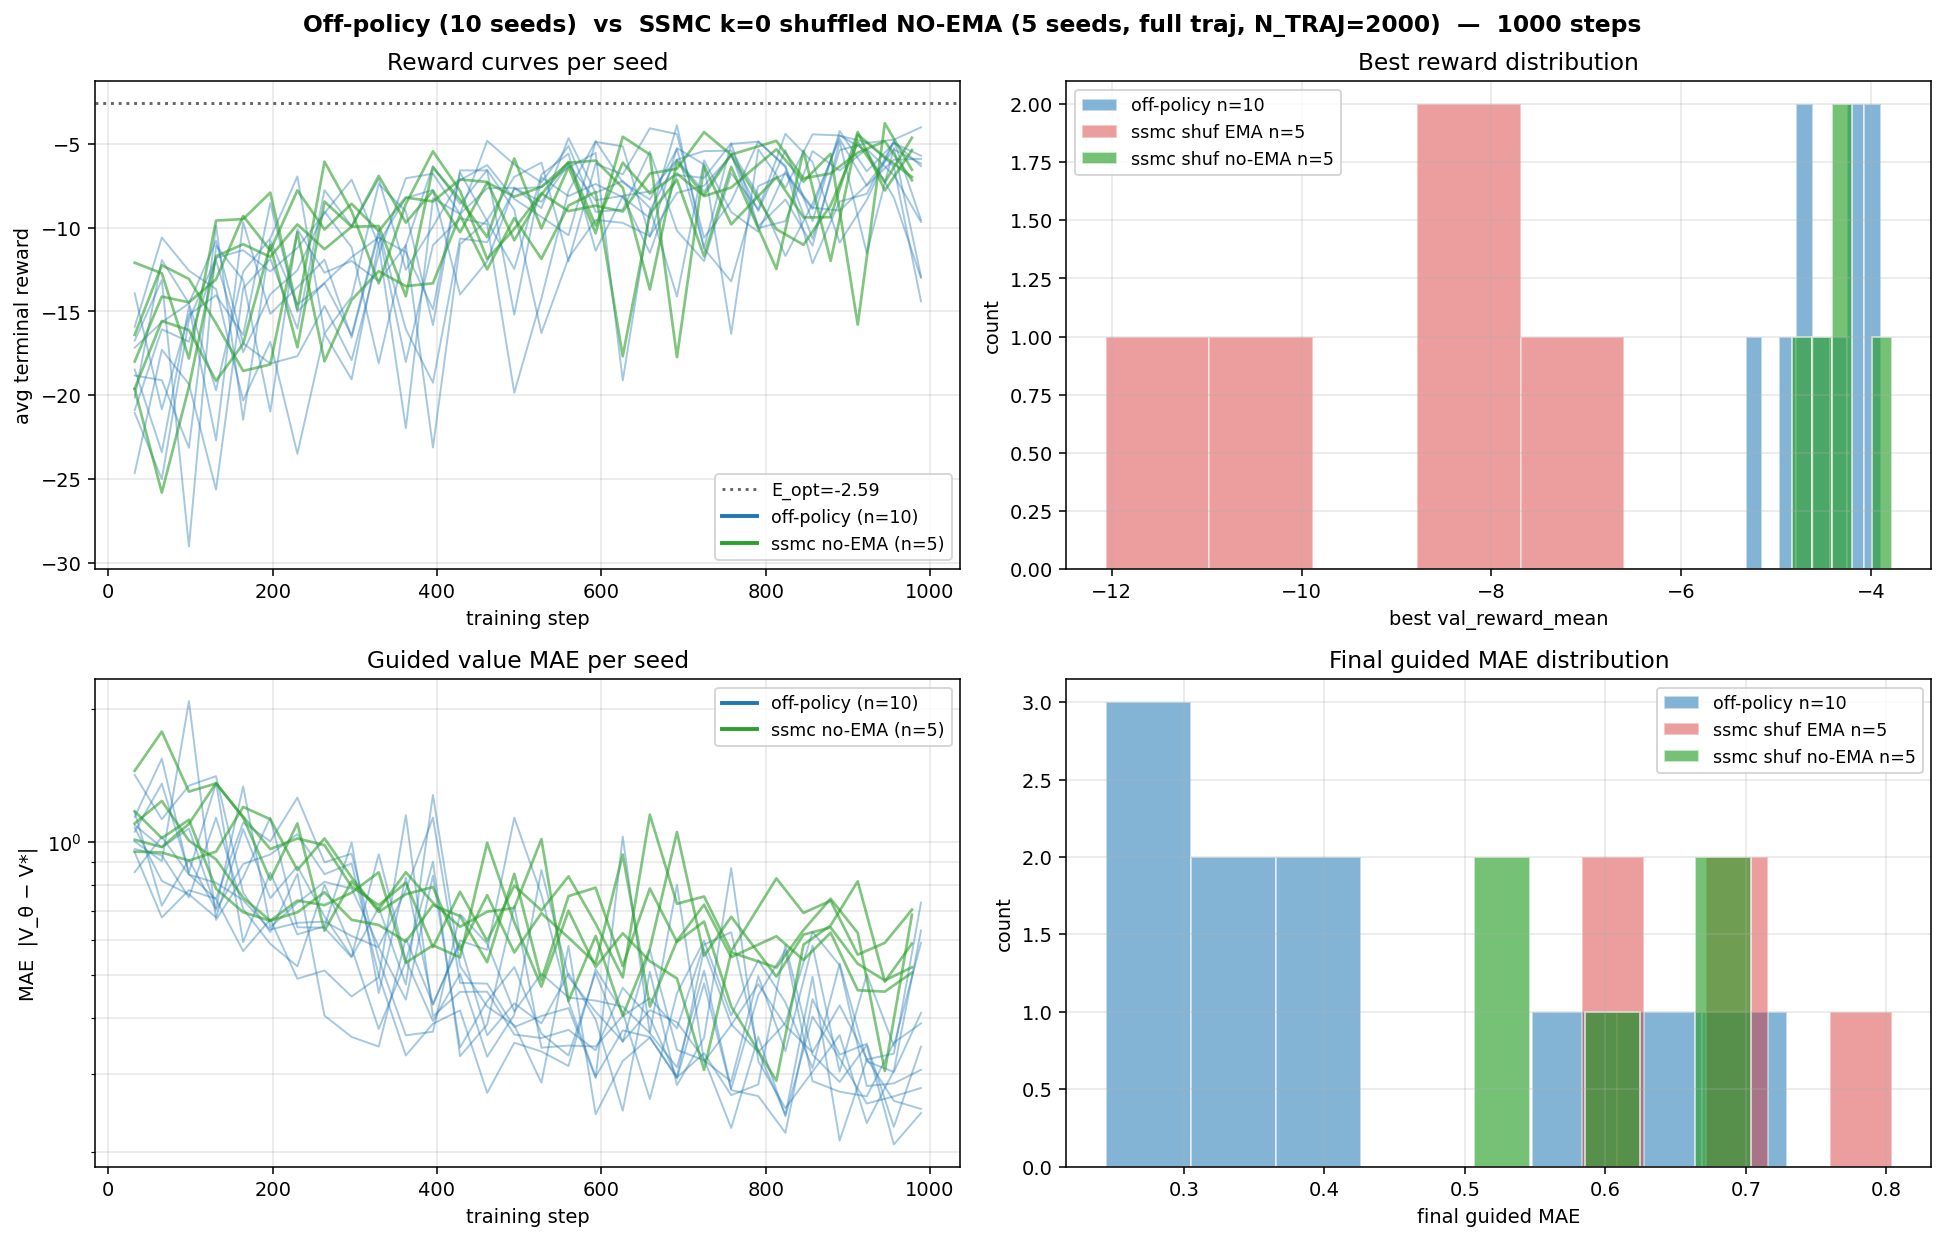

Here is the Python script that generated this plot:
#!/usr/bin/env python3
"""5 seeds of SSMC k=0 with full-trajectory shuffled buffer and NO EMA in rollout.

Combines the two earlier experiments:
  - ssmc_shuffle_seeds.py:  full-trajectory buffer (2000 traj × 100 steps = 200K
                            samples), globally shuffled.
  - ssmc_1pt_no_ema.py:     subclass that flips drift's default to use_ema=False
                            so val_reward + traj_avg_mae_guided use the live
                            value_module (matching the off-policy benchmark).

Goal: characterise the SSMC k=0 distribution on a fair rollout protocol and
compare against:
  - off-policy 10-seed distribution (notebooks/offpolicy_seeds_results.json)
  - SSMC k=0 shuffled WITH EMA (notebooks/ssmc_shuffle_seeds_results.json)
"""

import gc
import json
import os
import shutil
import time
from functools import partial
from math import sqrt

import matplotlib
matplotlib.use("Agg")
import matplotlib.pyplot as plt
import numpy as np
import pandas as pd
import torch
import torch.nn as nn
from einops import reduce
from sklearn.datasets import make_moons
from sklearn.mixture import GaussianMixture
from sklearn.preprocessing import StandardScaler
from torch.utils.data import DataLoader, TensorDataset

import lightning as L
from lightning.pytorch.callbacks import Callback, ModelCheckpoint
from lightning.pytorch.loggers import CSVLogger

from diffusion_rl.models.on_policy import OnPolicyValue, single_seed_mc
from diffusion_rl.modules.resnet_mlp import ValueNetwork


# ── Setup (matches earlier sweeps) ─────────────────────────────────────────
X, _ = make_moons(n_samples=10_000, noise=0.05, random_state=42)
scaler = StandardScaler()
X = scaler.fit_transform(X)
clf = GaussianMixture(n_components=100, covariance_type="spherical")
clf.fit(X)
_means = torch.from_numpy(clf.means_).double()
_sigma2 = torch.from_numpy(clf.covariances_).double()
_weights = torch.from_numpy(clf.weights_).double()
_sigmas = torch.sqrt(_sigma2)[:, None]
_weights_col = _weights[:, None]

D = 2
a = 1.0
c = torch.tensor([1.0, 0.0])


class AV(nn.Module):
    def __init__(self, means, sigma2, weights, a=1.0, c_=None, D_=2):
        super().__init__()
        if c_ is None:
            c_ = torch.tensor([1.0, 0.0])
        self.register_buffer("means", means.float())
        self.register_buffer("sigma2", sigma2.float())
        self.register_buffer("weights", weights.float())
        self.a = a
        self.D = D_
        self.register_buffer("c", c_.float())

    def _log_Z(self, m, v):
        cc = self.c.double()
        d = 1 + 20 * v
        return (
            -self.D / 2 * torch.log(d)
            + (
                -10 * (m**2).sum(-1)
                + 20 * (m * cc).sum(-1)
                + 200 * v * (cc**2).sum()
            ) / d
            - 10 * (cc**2).sum()
        )

    def forward(self, x, t):
        x = x.double()
        t = t.double().reshape(-1)
        if t.numel() == 1:
            t = t.expand(x.shape[0])
        t_ = t[:, None]
        m = self.means.double()
        s2 = self.sigma2.double()
        w = self.weights.double()
        dk = t_ * s2[None, :] + 2 * self.a * (1 - t_)
        mm = t_[:, :, None] * m[None, :, :]
        d2 = ((x[:, None, :] - mm) ** 2).sum(-1)
        ts = t_ + 1e-40
        lg = -self.D / 2 * torch.log(2 * torch.pi * ts * dk) - d2 / (2 * ts * dk)
        lw = torch.log(w)[None, :]
        lpw = lw + lg - torch.logsumexp(lw + lg, dim=1, keepdim=True)
        tV = 2 * self.a * (1 - t_) * s2[None, :] / dk
        tmu = (
            s2[None, :, None] * x[:, None, :]
            + 2 * self.a * (1 - t_)[:, :, None] * m[None, :, :]
        ) / dk[:, :, None]
        return torch.logsumexp(lpw + self._log_Z(tmu, tV), dim=1).float()


_avm = AV(_means, _sigma2, _weights, a=a, c_=c, D_=D)


def anal_fn(x, t):
    return _avm(x.cpu(), t.cpu()).to(x.device)


def gmm_drift(xt, ts, a_):
    ts = ts.reshape(-1, 1)
    xt_ = xt[..., None]
    means_ = _means.float().to(xt).T[None, ...]
    ts_ = ts[..., None]
    sigmas_ = _sigmas.float().to(xt).T
    weights_ = _weights_col.float().to(xt).T
    denom = 2 * a_ * (1 - ts) + ts * sigmas_**2
    le = -reduce((xt_ - means_ * ts_) ** 2, "n d m -> n m", "sum") / (2 * ts * denom)
    lsf = torch.log(2 * a_ * (1 - ts) / denom) * D / 2
    lrw = torch.log(weights_) + le + lsf
    lw = lrw - torch.logsumexp(lrw, dim=1, keepdim=True)
    lw = torch.where((ts == 0), torch.log(weights_), lw)
    nm = (2 * a_ * (1 - ts_) * means_ + xt_ * sigmas_[None, ...] ** 2) / denom[:, None, :]
    us = (nm - xt[:, :, None]) / (1 - ts[..., None])
    return reduce(torch.exp(lw)[:, None, :] * us, "n d m -> n d", "sum")


DEVICE = "mps" if torch.backends.mps.is_available() else "cpu"


def base_drift(x, t):
    return gmm_drift(x, t if t.ndim >= 1 else t.unsqueeze(0), a).to(dtype=torch.float)


def reward_fn(x):
    return -10 * (x - c.to(x)).square().sum(dim=1)


def log_tau_zero(x, t):
    return torch.zeros(x.shape[0], dtype=x.dtype, device=x.device)


def zero_value(x, t):
    return torch.zeros(x.shape[0], dtype=x.dtype, device=x.device)


# Subclass: drift defaults to use_ema=False so rollout uses the live model.
class OnPolicyValueLive(OnPolicyValue):
    def drift(self, x, t, beta=1, use_ema=False):
        return super().drift(x, t, beta=beta, use_ema=use_ema)


# ── Constants ──────────────────────────────────────────────────────────────
LOG_DIR = "lightning_logs/ssmc_shuffle_no_ema_seeds"
CKPT_DIR = "checkpoints/ssmc_shuffle_no_ema_seeds"
OFF_POLICY_RESULTS = "notebooks/offpolicy_seeds_results.json"
PRIOR_SHUF_EMA_RESULTS = "notebooks/ssmc_shuffle_seeds_results.json"

TOTAL_STEPS = 1000
BS = 256
LR = 1e-3
N_STEPS = 100
MC_SAMPLES = 10
N_TRAJ_BIG = 2000        # 2000 × 100 = 200K samples per buffer (full traj)
N_SEEDS = 5

with open("notebooks/analytical_target.json") as f:
    _at = json.load(f)
E_OPT = _at["E_opt"]

all_rewards = reward_fn(torch.from_numpy(X).float())
max_r = all_rewards.max()
bias_val = (
    torch.log(torch.mean(torch.exp(all_rewards - max_r))) + max_r
).item()

val_loader = DataLoader(TensorDataset(torch.zeros(1)), batch_size=1)


# ── Trajectory MAE callback (uses live drift via subclass default) ─────────
class TrajCB(Callback):
    def __init__(self, af, n=256, ns=N_STEPS):
        super().__init__()
        self.af = af
        self.n = n
        self.ns = ns

    def on_validation_batch_end(self, trainer, pl, outputs, batch, bi):
        if bi > 0:
            return
        dim = pl.hparams.dim
        dev = pl.device
        n = self.n
        dt = 1.0 / self.ns
        for beta, label in [(0, "base"), (1, "guided")]:
            x = torch.zeros(n, dim, device=dev)
            ax, at = [x], [torch.zeros(n, device=dev)]
            dfn = partial(pl.drift, beta=beta)   # subclass default = LIVE
            for st in torch.linspace(0, 1, self.ns + 1, device=dev)[:-1]:
                tv = st.expand(n)
                dx = dfn(x, tv) * dt
                db = sqrt(2 * pl.a * dt) * torch.randn_like(x)
                x = x + dx + db
                ax.append(x)
                at.append(torch.full((n,), float(st) + dt, device=dev))
            ax = torch.cat(ax)
            at = torch.cat(at)
            with torch.no_grad():
                vp = pl.value_module(ax, at)
                va = self.af(ax, at)
            err = vp - va
            pl.log(f"traj_avg_mae_{label}", err.abs().mean(), prog_bar=False)


# ── Buffer generator (full trajectories, k=0, then global shuffle) ─────────
@torch.no_grad()
def generate_buffer(n_traj, chunk=400):
    print(f"  Generating {n_traj} trajectories on {DEVICE}...")
    t0 = time.time()
    xs, ts, ys = [], [], []
    for start in range(0, n_traj, chunk):
        b = min(chunk, n_traj - start)
        all_x, all_t, all_tgt = single_seed_mc(
            drift=base_drift,
            value=zero_value,
            log_tau=log_tau_zero,
            h=reward_fn,
            a=a,
            batch_size=b,
            mc_samples=MC_SAMPLES,
            dim=D,
            n_steps=N_STEPS,
            device=DEVICE,
        )
        xs.append(all_x.cpu())
        ts.append(all_t.cpu())
        ys.append(all_tgt.cpu())
    x_buf = torch.cat(xs, dim=0)
    t_buf = torch.cat(ts, dim=0)
    y_buf = torch.cat(ys, dim=0)
    perm = torch.randperm(x_buf.shape[0])
    x_buf = x_buf[perm]
    t_buf = t_buf[perm].unsqueeze(-1)
    y_buf = y_buf[perm].unsqueeze(-1)
    print(f"    buffer: {tuple(x_buf.shape)}  ({(time.time() - t0)/60:.1f} min)")
    return x_buf, t_buf, y_buf


def run_one(seed):
    name = f"seed_{seed:02d}"
    csv_path = f"{LOG_DIR}/{name}/version_0/metrics.csv"
    if os.path.exists(csv_path):
        df = pd.read_csv(csv_path)
        val = df.dropna(subset=["val_reward_mean"])
        if len(val) > 0 and int(val["step"].max()) >= TOTAL_STEPS - 1:
            print(f"  {name}: already complete, skipping.")
            return
    for v in range(3):
        p = f"{LOG_DIR}/{name}/version_{v}"
        if os.path.exists(p):
            shutil.rmtree(p)
    p = f"{CKPT_DIR}/{name}"
    if os.path.exists(p):
        shutil.rmtree(p)

    L.seed_everything(seed, workers=True)
    print(f"\n=== seed = {seed} ===")
    x_buf, t_buf, y_buf = generate_buffer(N_TRAJ_BIG)

    print(f"  [training] {name}")
    t0 = time.time()
    vm = ValueNetwork(D, bias=bias_val)
    model = OnPolicyValueLive(
        base_score_module=base_drift,
        value_module=vm,
        reward_function=reward_fn,
        dim=D,
        a=a,
        lr=LR,
        loss_type="quad",
        analytical_value_fn=anal_fn,
        ema_decay=0.999,
    )
    ds = TensorDataset(y_buf, x_buf, t_buf)
    loader = DataLoader(ds, batch_size=BS, shuffle=True, drop_last=True)
    tcb = TrajCB(anal_fn)
    ccb = ModelCheckpoint(
        dirpath=f"{CKPT_DIR}/{name}",
        save_last=True, save_top_k=1,
        monitor="val_reward_mean", mode="max", filename="best",
    )
    logger = CSVLogger(LOG_DIR, name=name, version=0)
    trainer = L.Trainer(
        max_steps=TOTAL_STEPS,
        val_check_interval=max(1, TOTAL_STEPS // 30),
        callbacks=[ccb, tcb],
        logger=logger,
        enable_checkpointing=True,
        enable_progress_bar=False,
    )
    trainer.fit(model, loader, val_dataloaders=val_loader)
    print(f"    elapsed: {(time.time() - t0)/60:.1f} min")
    del model, vm, trainer, loader, ds, x_buf, t_buf, y_buf
    gc.collect()
    if torch.backends.mps.is_available():
        torch.mps.empty_cache()


# ── Run all seeds ──────────────────────────────────────────────────────────
print(f"E_OPT = {E_OPT:.4f}")
print(f"Device: {DEVICE}")
print(f"BS={BS}  LR={LR}  TOTAL_STEPS={TOTAL_STEPS}  N_TRAJ_BIG={N_TRAJ_BIG}")
print(f"Drift in rollout: LIVE (no EMA).  seeds = 0..{N_SEEDS - 1}\n")

t_total0 = time.time()
for s in range(N_SEEDS):
    run_one(s)
    print(f"  total elapsed so far: {(time.time() - t_total0)/60:.1f} min")


# ── Aggregate + plot ──────────────────────────────────────────────────────
def load_curves(csv_path, max_step=TOTAL_STEPS):
    if not os.path.exists(csv_path):
        return None, None
    df = pd.read_csv(csv_path)
    df = df[df["step"] <= max_step]
    val = df.dropna(subset=["val_reward_mean"])
    mae = df.dropna(subset=["traj_avg_mae_guided"])
    return val, mae


bests, finals, maes = [], [], []
val_curves, mae_curves = [], []
for s in range(N_SEEDS):
    val, mae = load_curves(f"{LOG_DIR}/seed_{s:02d}/version_0/metrics.csv")
    if val is None or len(val) == 0:
        continue
    bests.append(float(val["val_reward_mean"].max()))
    finals.append(float(val["val_reward_mean"].iloc[-1]))
    maes.append(float(mae["traj_avg_mae_guided"].iloc[-1]) if len(mae) else float("nan"))
    val_curves.append(val)
    mae_curves.append(mae)
bests = np.array(bests)
finals = np.array(finals)
maes = np.array(maes)

# Reference distributions
with open(OFF_POLICY_RESULTS) as f:
    off_data = json.load(f)
off_bests = np.array(off_data["best_reward"]["values"])
off_maes = np.array(off_data["final_guided_mae"]["values"])
off_val_curves, off_mae_curves = [], []
for s in range(off_data["n_seeds"]):
    val, mae = load_curves(f"lightning_logs/offpolicy_seeds/seed_{s:02d}/version_0/metrics.csv")
    if val is not None:
        off_val_curves.append(val)
        off_mae_curves.append(mae)

with open(PRIOR_SHUF_EMA_RESULTS) as f:
    ema_data = json.load(f)
ema_bests = np.array(ema_data["best_reward"]["values"])
ema_maes = np.array(ema_data["final_guided_mae"]["values"])

print(f"\n{'=' * 72}")
print(f"  SSMC k=0 SHUFFLED, NO EMA  ({len(bests)} seeds)")
print(f"{'=' * 72}")
print(f"  best reward      mean={bests.mean():>7.3f}   sd={bests.std(ddof=1):>5.3f}   "
      f"min={bests.min():>7.3f}  max={bests.max():>7.3f}")
print(f"  final reward     mean={finals.mean():>7.3f}   sd={finals.std(ddof=1):>5.3f}")
print(f"  final guided MAE mean={maes.mean():>6.3f}   sd={maes.std(ddof=1):>5.3f}   "
      f"min={maes.min():>6.3f}  max={maes.max():>6.3f}")

print(f"\n  OFF-POLICY (n={len(off_bests)})")
print(f"  best reward      mean={off_bests.mean():>7.3f}   sd={off_bests.std(ddof=1):>5.3f}")
print(f"  final guided MAE mean={off_maes.mean():>6.3f}   sd={off_maes.std(ddof=1):>5.3f}")

print(f"\n  Prior SSMC k=0 shuffled WITH EMA (n={len(ema_bests)})")
print(f"  best reward      mean={ema_bests.mean():>7.3f}   sd={ema_bests.std(ddof=1):>5.3f}")
print(f"  final guided MAE mean={ema_maes.mean():>6.3f}   sd={ema_maes.std(ddof=1):>5.3f}")

from scipy import stats
t_best, p_best = stats.ttest_ind(bests, off_bests, equal_var=False)
t_mae, p_mae = stats.ttest_ind(maes, off_maes, equal_var=False)
print(f"\n  Welch t-test  (off-policy vs SSMC no-EMA)")
print(f"    best reward:      t={t_best:+.2f}  p={p_best:.3f}")
print(f"    final guided MAE: t={t_mae:+.2f}  p={p_mae:.3f}")


# Plot
fig, axes = plt.subplots(2, 2, figsize=(14, 9))
fig.suptitle(
    f"Off-policy ({len(off_val_curves)} seeds)  vs  SSMC k=0 shuffled NO-EMA "
    f"({len(val_curves)} seeds, full traj, N_TRAJ={N_TRAJ_BIG})  —  1000 steps",
    fontsize=12, fontweight="bold",
)

OFF_C = "#1f77b4"
EMA_C = "#d62728"   # prior-with-EMA (faint, for context)
NEW_C = "#2ca02c"

# (a) Reward curves
ax = axes[0, 0]
ax.set_title("Reward curves per seed")
for val in off_val_curves:
    ax.plot(val["step"], val["val_reward_mean"], color=OFF_C, alpha=0.4, lw=1.0)
for val in val_curves:
    ax.plot(val["step"], val["val_reward_mean"], color=NEW_C, alpha=0.6, lw=1.4)
ax.axhline(E_OPT, color="black", ls=":", alpha=0.6, label=f"E_opt={E_OPT:.2f}")
ax.plot([], [], color=OFF_C, lw=2, label=f"off-policy (n={len(off_val_curves)})")
ax.plot([], [], color=NEW_C, lw=2, label=f"ssmc no-EMA (n={len(val_curves)})")
ax.set_xlabel("training step")
ax.set_ylabel("avg terminal reward")
ax.legend(fontsize=9)
ax.grid(True, alpha=0.3)

# (b) Best-reward distribution
ax = axes[0, 1]
ax.set_title("Best reward distribution")
ax.hist(off_bests, bins=8, color=OFF_C, alpha=0.55, edgecolor="white",
        label=f"off-policy n={len(off_bests)}")
ax.hist(ema_bests, bins=5, color=EMA_C, alpha=0.45, edgecolor="white",
        label=f"ssmc shuf EMA n={len(ema_bests)}")
ax.hist(bests, bins=5, color=NEW_C, alpha=0.65, edgecolor="white",
        label=f"ssmc shuf no-EMA n={len(bests)}")
ax.set_xlabel("best val_reward_mean")
ax.set_ylabel("count")
ax.legend(fontsize=9)
ax.grid(True, alpha=0.3)

# (c) MAE curves
ax = axes[1, 0]
ax.set_title("Guided value MAE per seed")
for mae in off_mae_curves:
    if len(mae) > 0:
        ax.plot(mae["step"], mae["traj_avg_mae_guided"], color=OFF_C, alpha=0.4, lw=1.0)
for mae in mae_curves:
    if len(mae) > 0:
        ax.plot(mae["step"], mae["traj_avg_mae_guided"], color=NEW_C, alpha=0.6, lw=1.4)
ax.plot([], [], color=OFF_C, lw=2, label=f"off-policy (n={len(off_mae_curves)})")
ax.plot([], [], color=NEW_C, lw=2, label=f"ssmc no-EMA (n={len(mae_curves)})")
ax.set_yscale("log")
ax.set_xlabel("training step")
ax.set_ylabel("MAE  |V_θ − V*|")
ax.legend(fontsize=9)
ax.grid(True, alpha=0.3, which="both")

# (d) Final-MAE distribution
ax = axes[1, 1]
ax.set_title("Final guided MAE distribution")
ax.hist(off_maes, bins=8, color=OFF_C, alpha=0.55, edgecolor="white",
        label=f"off-policy n={len(off_maes)}")
ax.hist(ema_maes, bins=5, color=EMA_C, alpha=0.45, edgecolor="white",
        label=f"ssmc shuf EMA n={len(ema_maes)}")
ax.hist(maes, bins=5, color=NEW_C, alpha=0.65, edgecolor="white",
        label=f"ssmc shuf no-EMA n={len(maes)}")
ax.set_xlabel("final guided MAE")
ax.set_ylabel("count")
ax.legend(fontsize=9)
ax.grid(True, alpha=0.3)

plt.tight_layout()
out = "notebooks/ssmc_shuffle_no_ema_seeds.png"
plt.savefig(out, dpi=140, bbox_inches="tight")
print(f"\nSaved: {out}")

with open("notebooks/ssmc_shuffle_no_ema_seeds_results.json", "w") as f:
    json.dump(
        {
            "config": {
                "TOTAL_STEPS": TOTAL_STEPS, "BS": BS, "LR": LR,
                "MC_SAMPLES": MC_SAMPLES, "N_TRAJ_BIG": N_TRAJ_BIG,
                "use_ema": False, "n_seeds": len(bests), "E_OPT": E_OPT,
            },
            "best_reward": {"mean": float(bests.mean()),
                            "sd": float(bests.std(ddof=1)),
                            "values": bests.tolist()},
            "final_reward": {"mean": float(finals.mean()),
                             "sd": float(finals.std(ddof=1)),
                             "values": finals.tolist()},
            "final_guided_mae": {"mean": float(maes.mean()),
                                 "sd": float(maes.std(ddof=1)),
                                 "values": maes.tolist()},
            "vs_offpolicy_p_best": float(p_best),
            "vs_offpolicy_p_mae": float(p_mae),
        },
        f, indent=2,
    )

print(f"\nTotal elapsed: {(time.time() - t_total0)/60:.1f} min")
print("Done.")
